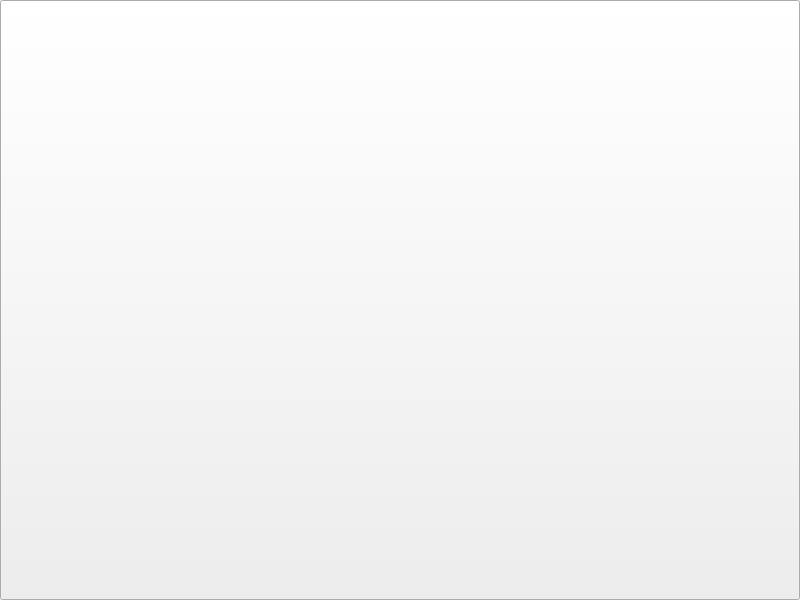
<?xml version="1.0" encoding="UTF-8"?>
<ui version="4.0">
 <class>MainWindow</class>
 <widget class="QMainWindow" name="MainWindow">
  <property name="geometry">
   <rect>
    <x>0</x>
    <y>0</y>
    <width>800</width>
    <height>600</height>
   </rect>
  </property>
  <property name="windowTitle">
   <string>MainWindow</string>
  </property>
  <widget class="QWidget" name="centralwidget">
   <layout class="QGridLayout" name="gridLayout">
    <property name="leftMargin">
     <number>0</number>
    </property>
    <property name="topMargin">
     <number>0</number>
    </property>
    <property name="rightMargin">
     <number>0</number>
    </property>
    <property name="bottomMargin">
     <number>0</number>
    </property>
    <property name="spacing">
     <number>0</number>
    </property>
    <item row="0" column="0">
     <widget class="QPushButton" name="pushButton">
      <property name="sizePolicy">
       <sizepolicy hsizetype="Preferred" vsizetype="Preferred">
        <horstretch>0</horstretch>
        <verstretch>0</verstretch>
       </sizepolicy>
      </property>
      <property name="text">
       <string/>
      </property>
      <property name="icon">
       <iconset>
        <normaloff>ACENXION LOGO 2 Transparent.png</normaloff>ACENXION LOGO 2 Transparent.png</iconset>
      </property>
      <property name="iconSize">
       <size>
        <width>1500</width>
        <height>785</height>
       </size>
      </property>
     </widget>
    </item>
   </layout>
  </widget>
 </widget>
 <resources/>
 <connections/>
</ui>
